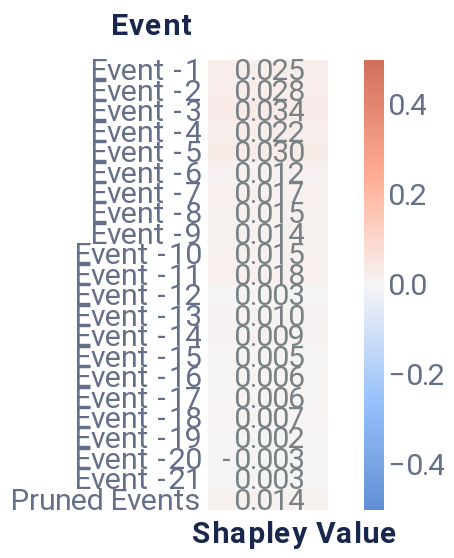

The notebook cell saved with this chart:
### Markdown cell above
##### Event-level explanation

### Code cell
event_dict = {'rs': 42, 'nsamples': 32000}
event_data = local_event(f_hs, pos_x_data, event_dict, positive_sequence_id, sequence_id_feat, average_event, pruning_idx)
event_plot = plot_event_heatmap(event_data)
event_plot

### Figure 1 — Vega-Lite specification as saved in the notebook (floating-point values rounded to 4 significant figures)
{"config": {"axis": {"domain": true, "domainColor": "#666F89", "grid": false, "gridCap": "round", "gridColor": "#B3B7C4", "gridDash": [2, 4], "gridWidth": 0.5, "labelColor": "#666F89", "labelFont": "Roboto, Arial, sans-serif", "labelPadding": 2, "tickColor": "#666F89", "tickOpacity": 0.5, "tickSize": 4, "titleColor": "#19274E", "titleFont": "Roboto, Arial, sans-serif", "titleFontSize": 12}, "axisBand": {"domain": true, "labelPadding": 4, "ticks": false}, "axisY": {"domain": false, "titleAlign": "left", "titleAngle": 0, "titleX": -20, "titleY": -10}, "legend": {"labelColor": "#666F89", "labelFont": "Roboto, Arial, sans-serif", "labelFontSize": 12, "symbolSize": 40, "titleColor": "#19274E", "titleFont": "Roboto, Arial, sans-serif", "titleFontSize": 12, "titlePadding": 4}, "arc": {"stroke": "#FFFFFF", "strokeWidth": 1}, "bar": {"fill": "#2770EB", "stroke": null}, "line": {"stroke": "#2770EB", "strokeWidth": 2}, "path": {"stroke": "#2770EB", "strokeWidth": 0.5}, "point": {"fill": "#2770EB", "shape": "circle", "filled": true}, "rect": {"fill": "#2770EB"}, "rule": {"stroke": "#666F89"}, "shape": {"stroke": "#2770EB"}, "text": {"color": "#19274E", "font": "Roboto, Arial, sans-serif", "fontSize": 12}, "range": {"category": ["#2770EB", "#77B98A", "#DA5252", "#FFC400", "#A87AEA", "#00A39E", "#19274E"], "diverging": ["#006360", "#2BB3AE", "#96D9D7", "#FFFFFF", "#EDAAAA", "#DA5252", "#811D1D"], "heatmap": ["#18448F", "#1B4EA5", "#2770EB", "#4C88EE", "#82ACF3", "#A6C4F7", "#E9F1FD"], "ramp": ["#18448F", "#1B4EA5", "#2770EB", "#4C88EE", "#82ACF3", "#A6C4F7", "#E9F1FD"]}, "background": "#FFFFFF", "group": {"fill": "#FFFFFF"}, "header": {"labelColor": "#19274E", "labelFont": "Roboto, Arial, sans-serif", "labelFontSize": 12, "titleColor": "#19274E", "titleFont": "Roboto, Arial, sans-serif", "titleFontSize": 16}, "title": {"anchor": "start", "color": "#19274E", "font": "Roboto, Arial, sans-serif", "fontSize": 20, "fontWeight": "bold", "offset": 20, "subtitleColor": "#19274E", "subtitleFontSize": 16}, "view": {"continuousHeight": 300, "continuousWidth": 400, "stroke": "transparent"}}, "layer": [{"mark": "rect", "encoding": {"color": {"field": "rounded", "legend": {"gradientLength": 225, "gradientThickness": 10, "labelFontSize": 15, "orient": "right"}, "scale": {"domain": [-0.5, 0.5], "range": ["#5f8fd6", "#99c3fb", "#f5f5f5", "#ffaa92", "#d16f5b"]}, "title": null, "type": "quantitative"}, "x": {"axis": {"title": "Shapley Value", "titleFontSize": 15}, "field": "column", "type": "ordinal"}, "y": {"axis": {"domain": false, "labelFontSize": 15, "title": "Event", "titleFontSize": 15, "titleX": -49}, "field": "Feature", "sort": ["Event -1", "Event -2", "Event -3", "Event -4", "Event -5", "Event -6", "Event -7", "Event -8", "Event -9", "Event -10", "Event -11", "Event -12", "Event -13", "Event -14", "Event -15", "Event -16", "Event -17", "Event -18", "Event -19", "Event -20", "Event -21", "Pruned Events"], "type": "ordinal"}}}, {"mark": {"type": "text", "align": "right", "baseline": "middle", "color": "#798184", "dx": 18, "fontSize": 15}, "encoding": {"text": {"field": "rounded_str", "type": "nominal"}, "x": {"axis": {"domain": false, "labels": false, "title": "Shapley Value", "titleX": 43}, "field": "column", "type": "ordinal"}, "y": {"axis": {"domain": false, "labelFontSize": 15, "title": "Event", "titleFontSize": 15, "titleX": -49}, "field": "Feature", "sort": ["Event -1", "Event -2", "Event -3", "Event -4", "Event -5", "Event -6", "Event -7", "Event -8", "Event -9", "Event -10", "Event -11", "Event -12", "Event -13", "Event -14", "Event -15", "Event -16", "Event -17", "Event -18", "Event -19", "Event -20", "Event -21", "Pruned Events"], "type": "ordinal"}}}], "data": {"name": "data-c47b16ba11be92f15e1911ae73cc35f3"}, "height": 225, "width": 60, "$schema": "https://vega.github.io/schema/vega-lite/v4.17.0.json", "datasets": {"data-c47b16ba11be92f15e1911ae73cc35f3": [{"Shapley Value": 0.02495, "Feature": "Event -1", "row": 1, "column": 1, "rounded": 0.025, "rounded_str": "0.025"}, {"Shapley Value": 0.02774, "Feature": "Event -2", "row": 2, "column": 1, "rounded": 0.028, "rounded_str": "0.028"}, {"Shapley Value": 0.0345, "Feature": "Event -3", "row": 3, "column": 1, "rounded": 0.034, "rounded_str": "0.034"}, {"Shapley Value": 0.02169, "Feature": "Event -4", "row": 4, "column": 1, "rounded": 0.022, "rounded_str": "0.022"}, {"Shapley Value": 0.02963, "Feature": "Event -5", "row": 5, "column": 1, "rounded": 0.03, "rounded_str": "0.030"}, {"Shapley Value": 0.01225, "Feature": "Event -6", "row": 6, "column": 1, "rounded": 0.012, "rounded_str": "0.012"}, {"Shapley Value": 0.01725, "Feature": "Event -7", "row": 7, "column": 1, "rounded": 0.017, "rounded_str": "0.017"}, {"Shapley Value": 0.01531, "Feature": "Event -8", "row": 8, "column": 1, "rounded": 0.015, "rounded_str": "0.015"}, {"Shapley Value": 0.01394, "Feature": "Event -9", "row": 9, "column": 1, "rounded": 0.014, "rounded_str": "0.014"}, {"Shapley Value": 0.01484, "Feature": "Event -10", "row": 10, "column": 1, "rounded": 0.015, "rounded_str": "0.015"}, {"Shapley Value": 0.01762, "Feature": "Event -11", "row": 11, "column": 1, "rounded": 0.018, "rounded_str": "0.018"}, {"Shapley Value": 0.002768, "Feature": "Event -12", "row": 12, "column": 1, "rounded": 0.003, "rounded_str": "0.003"}, {"Shapley Value": 0.01018, "Feature": "Event -13", "row": 13, "column": 1, "rounded": 0.01, "rounded_str": "0.010"}, {"Shapley Value": 0.00853, "Feature": "Event -14", "row": 14, "column": 1, "rounded": 0.009, "rounded_str": "0.009"}, {"Shapley Value": 0.004752, "Feature": "Event -15", "row": 15, "column": 1, "rounded": 0.005, "rounded_str": "0.005"}, {"Shapley Value": 0.006098, "Feature": "Event -16", "row": 16, "column": 1, "rounded": 0.006, "rounded_str": "0.006"}, {"Shapley Value": 0.006267, "Feature": "Event -17", "row": 17, "column": 1, "rounded": 0.006, "rounded_str": "0.006"}, {"Shapley Value": 0.006954, "Feature": "Event -18", "row": 18, "column": 1, "rounded": 0.007, "rounded_str": "0.007"}, {"Shapley Value": 0.00167, "Feature": "Event -19", "row": 19, "column": 1, "rounded": 0.002, "rounded_str": "0.002"}, {"Shapley Value": -0.002895, "Feature": "Event -20", "row": 20, "column": 1, "rounded": -0.003, "rounded_str": "-0.003"}, {"Shapley Value": 0.00307, "Feature": "Event -21", "row": 21, "column": 1, "rounded": 0.003, "rounded_str": "0.003"}, {"Shapley Value": 0.01423, "Feature": "Pruned Events", "row": 22, "column": 1, "rounded": 0.014, "rounded_str": "0.014"}]}}
